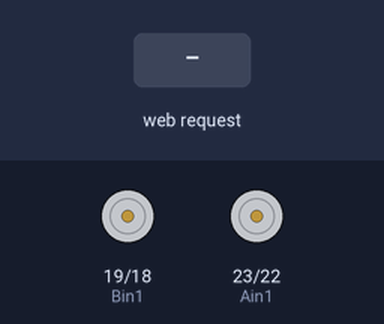
The sketch below on a simulated ESP32. Shown: motor-driver pin pairs drawn as motors (green arrow = first pin HIGH = forward, orange = second pin HIGH = backward, longer = more drive). The inputs (shaded band) are chosen by the test bench. WiFi joins after 1.5 s; servers stay silent unless stated; what the sketch prints to the serial monitor is not drawn.

Above: at 2.7 s.
2.8 s: HTTP request GET /forward received
At 3.8 s:
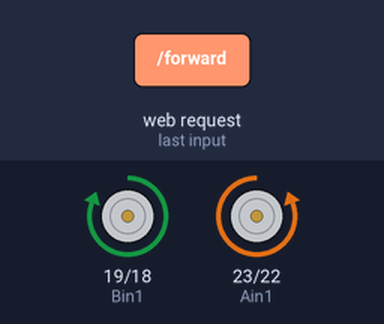
5.8 s: HTTP request GET /stop received
At 6.4 s:
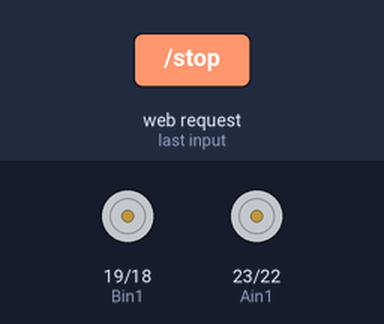
Timing chart, 0 to 8.8 s (numbered marks = the images above; inputs shaded):
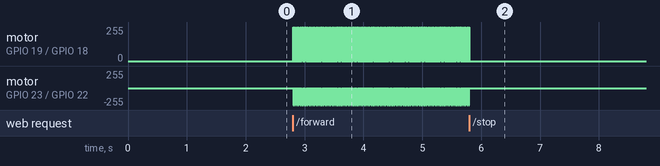

Measured:
- after the input at 2.8 s, motor on GPIO 19 (Bin1) / GPIO 18 (Bin2): alternates forward 255/255 for 0.01 s and stopped for 0.02 s, starting at once; motor on GPIO 23 (Ain1) / GPIO 22 (Ain2): alternates backward 255/255 for 0.01 s and stopped for 0.02 s, starting at once
- after the input at 5.8 s, motor on GPIO 19 (Bin1) / GPIO 18 (Bin2), motor on GPIO 23 (Ain1) / GPIO 22 (Ain2): goes on until 5.8 s, then stays stopped

The sketch:

esp32-firmware.ino
```cpp
#include <WiFi.h>

#define Ain1 23
#define Ain2 22
#define Bin1 19
#define Bin2 18

/*
 * Arduino IDE Setup:
 * * Board: NodeMCU-32S
 * * Programer: AVRISP mkll
 *
 * Required Libraries
 * * (none yet)
 */

const char* ssid     = "SINGTEL-A5E7";
const char* password = "aeghuanech";

WiFiServer server(80);

String header;

bool moveForward = false;

int speed = 0;

void loop() {
  WiFiClient client = server.available();

  if (client) {
    Serial.println("New Client.");
    String currentLine = "";

    while (client.connected()) {
      if (client.available()) {
        char c = client.read();
        Serial.write(c);
        header += c;

        if (c == '\n') {
          // if the current line is blank, you got two newline characters in a row.
          // that's the end of the client HTTP request, so send a response:
          if (currentLine.length() == 0) {
              client.println("HTTP/1.1 200 OK");
              client.println("Content-type:text/html");
              client.println("Connection: close");
              client.println();

              if (header.indexOf("GET /forward") >= 0) {
                Serial.println("Move forward!");
                moveForward = true;
              } else if (header.indexOf("GET /stop") >= 0) {
                Serial.println("Stop!");
                moveForward = false;
              }

              // Display HTML page
              sendHtml(client);
              break;
          } else {
            currentLine = "";
          }
        } else if (c != '\r') {  // if you got anything else but a carriage return character,
          currentLine += c;      // add it to the end of the currentLine
        }
      }
    }

    header = "";
    client.stop();
    Serial.println("Client disconnected");
  }

  if (moveForward) {
    forward();

    delay(10);

    stopp();

    delay(20);
  } else {
    stopp();
  }
}

void sendHtml(WiFiClient client) {
  client.println("<!DOCTYPE html><html>");
  client.println("<head><meta name=\"viewport\" content=\"width=device-width, initial-scale=1\">");
  client.println("<body><h1>ESP32 Web Server</h1>");
  client.println("</body></html>");
  client.println();
}

void stopp() {
  stopA();
  stopB();
}

void forward() {
  forwardA();
  forwardB();
}


void forwardA() {
    digitalWrite(Ain1,LOW);
    digitalWrite(Ain2,HIGH);
}

void forwardB() {
    digitalWrite(Bin1,HIGH);
    digitalWrite(Bin2,LOW);
}

void stopA() {
    digitalWrite(Ain1,LOW);
    digitalWrite(Ain2,LOW);
}

void stopB() {
    digitalWrite(Bin1,LOW);
    digitalWrite(Bin2,LOW);
}

void strangeMoves() {

    bool a = true;
    bool b = true;

    forward();

    delay(5);

    stopp();

    delay(20);

    /*
    delay(700);

    if (a) {
      digitalWrite(Ain1,LOW);
      digitalWrite(Ain2,LOW);
    }

    if (b) {
      digitalWrite(Bin1,LOW);
      digitalWrite(Bin2,LOW);
    }

    if (a) {
      digitalWrite(Ain1,LOW);
      digitalWrite(Ain2,HIGH);
    }
    if (b) {
      digitalWrite(Bin1,LOW);
      digitalWrite(Bin2,HIGH);
    }

    delay(700);

    if (a) {
      digitalWrite(Ain1,LOW);
      digitalWrite(Ain2,LOW);
    }
    if (b) {
      digitalWrite(Bin1,LOW);
      digitalWrite(Bin2,LOW);
    }

    */
}

void setup() {
  pinMode(Ain1, OUTPUT);  //Ain1
  pinMode(Ain2, OUTPUT);  //Ain2
  pinMode(Bin1, OUTPUT);  //Bin1
  pinMode(Bin2, OUTPUT);  //Bin2

  // Start with drivers off, motors coasting.
  digitalWrite(Ain1, LOW);
  digitalWrite(Ain2, LOW);
  digitalWrite(Bin1, LOW);
  digitalWrite(Bin2, LOW);

  Serial.begin(115200);
  delay(10);

  // We start by connecting to a WiFi network

  Serial.println();
  Serial.println();
  Serial.print("Connecting to ");
  Serial.println(ssid);

  WiFi.begin(ssid, password);

  while (WiFi.status() != WL_CONNECTED) {
      delay(500);
      Serial.print(".");
  }

  Serial.println("");
  Serial.println("WiFi connected");
  Serial.println("IP address: ");
  Serial.println(WiFi.localIP());

  server.begin();
}
```
